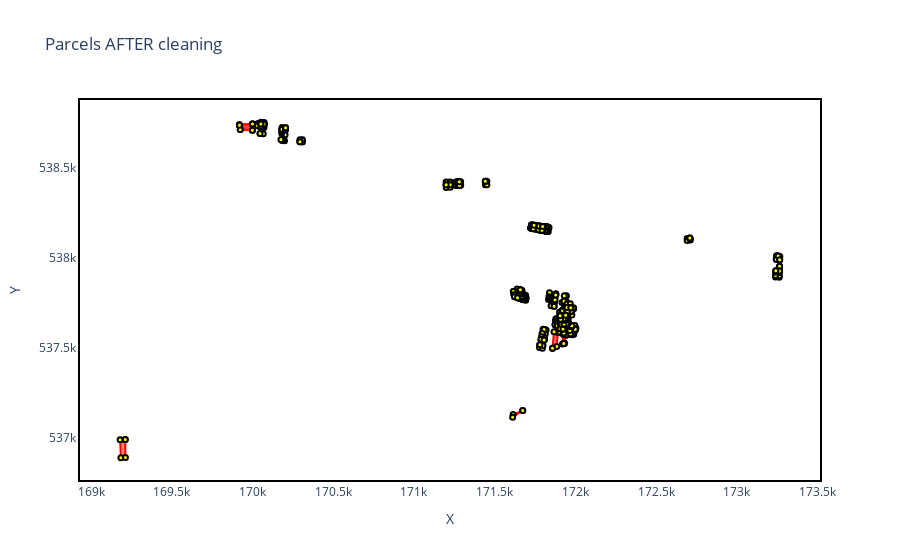

The code cell stored with this chart in its notebook:
### Code cell
data5 = customFetchAll("SELECT id, geotypes, ST_AsText(geom) as geometry from BPN_Test")
# print(data5)
plotAfter(data5)
